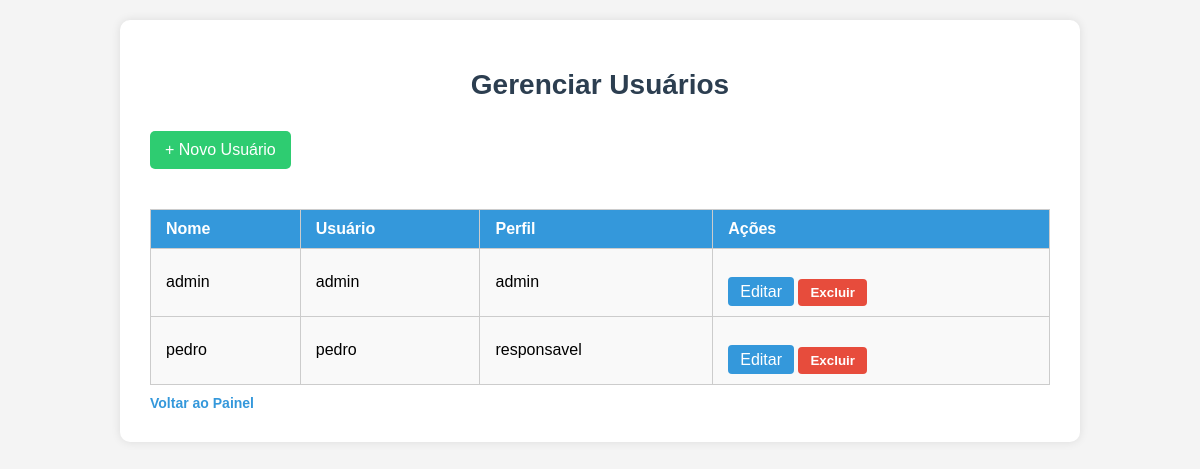
/admin/usuarios (signed in), run on the app's committed database.
### tables this page shows
CREATE TABLE usuarios (
            id INTEGER PRIMARY KEY AUTOINCREMENT,
            nome TEXT NOT NULL,
            username TEXT NOT NULL UNIQUE,
            senha TEXT NOT NULL,
            perfil TEXT NOT NULL
        );

### rotas/admin.py (the view)
    @admin_bp.route('/usuarios')
    @login_requerido(['admin'])
    def listar_usuarios():
        conexao = conectar_banco()
        try:
            cursor = conexao.cursor()
            cursor.execute('SELECT * FROM usuarios')
            usuarios = cursor.fetchall()
        finally:
            conexao.close()
        return render_template('admin/listar_usuarios.html', usuarios=usuarios)

### app.py (called while the page is built)
def conectar_banco():
    conexao = sqlite3.connect('recados.db')
    conexao.row_factory = sqlite3.Row
    return conexao

def login_requerido(perfis_permitidos):
    from functools import wraps
    from flask import redirect, url_for, flash
    def decorador(func):
        @wraps(func)
        def wrapper(*args, **kwargs):
            if 'usuario' not in session or session.get('perfil') not in perfis_permitidos:
                flash("Faça login para acessar essa página.", "warning")
                return redirect(url_for('comuns.login'))
            return func(*args, **kwargs)
        return wrapper
    return decorador

### templates/admin/listar_usuarios.html (shortened to what this page needs)
<!DOCTYPE html>
<html lang="pt-br">
<head>
    <link rel="stylesheet" href="{{ url_for('static', filename='css/admin.css') }}">
</head>
<body>
    <div class="container">
        <h1>Gerenciar Usuários</h1>
        <a href="{{ url_for('admin.novo_usuario') }}" class="botao-novo">+ Novo Usuário</a>
        {% if usuarios %}
            <table>
                <thead>
                    <tr>
                        <th>Nome</th>
                        <th>Usuário</th>
                        <th>Perfil</th>
                        <th>Ações</th>
                    </tr>
                </thead>
                <tbody>
                    {% for usuario in usuarios %}
                        <tr>
                            <td>{{ usuario['nome'] }}</td>
                            <td>{{ usuario['username'] }}</td>
                            <td>{{ usuario['perfil'] }}</td>
                            <td>
                                <a href="{{ url_for('admin.editar_usuario', id=usuario['id']) }}" class="botao-editar">Editar</a>
                                <form action="{{ url_for('admin.excluir_usuario', id=usuario['id']) }}" method="POST" style="display:inline;">
                                    <button type="submit" class="botao-excluir">Excluir</button>
                                </form>
                            </td>
                        </tr>
                    {% endfor %}
                </tbody>
            </table>
        {% else %}
            <p>Nenhum usuário cadastrado.</p>
        {% endif %}
        <a href="{{ url_for('admin.inicio') }}" class="btn-voltar">Voltar ao Painel</a>
    </div>
</body>
</html>

### static/css/admin.css (style rules this page uses)
body { font-family: 'Segoe UI', sans-serif; background-color: #f4f4f4; margin: 0; padding: 0; }
.container { max-width: 900px; margin: 50px auto; background: #fff; padding: 30px 40px; border-radius: 8px; box-shadow: 0 0 10px rgba(0, 0, 0, 0.1); }
h1 { font-size: 28px; margin-bottom: 10px; color: #333; }
form { display: flex; flex-direction: column; }
button { margin-top: 20px; padding: 10px 15px; background-color: #27ae60; color: white; border: none; border-radius: 4px; font-weight: bold; cursor: pointer; }
.btn-voltar { display: inline-block; margin-top: 10px; color: #555; text-decoration: none; font-size: 14px; }
body { font-family: Arial, sans-serif; background-color: #f4f4f4; margin: 0; padding: 20px; }
.container { background-color: white; padding: 30px; border-radius: 10px; max-width: 900px; margin: 0 auto; box-shadow: 0 0 10px rgba(0,0,0,0.1); }
h1 { text-align: center; margin-bottom: 30px; color: #2c3e50; }
table { width: 100%; border-collapse: collapse; margin-top: 20px; }
table, th, td { border: 1px solid #ccc; }
th, td { padding: 10px 15px; text-align: left; }
th { background-color: #3498db; color: white; }
td { background-color: #f9f9f9; }
.botao-novo { display: inline-block; background-color: #2ecc71; color: white; padding: 10px 15px; border-radius: 5px; text-decoration: none; margin-bottom: 20px; }
.botao-excluir { background-color: #e74c3c; color: white; padding: 6px 12px; border: none; border-radius: 4px; cursor: pointer; }
.btn-voltar { display: inline-block; margin-top: 10px; color: #3498db; text-decoration: none; font-weight: bold; transition: color 0.3s; }
.botao-editar { padding: 6px 12px; background-color: #3498db; color: white; border: none; border-radius: 4px; text-decoration: none; transition: background-color 0.3s ease; cursor: pointer; }

### data on the page
usuarios: nome "admin", username "admin", perfil "admin"
usuarios: nome "pedro", username "pedro", perfil "responsavel"
